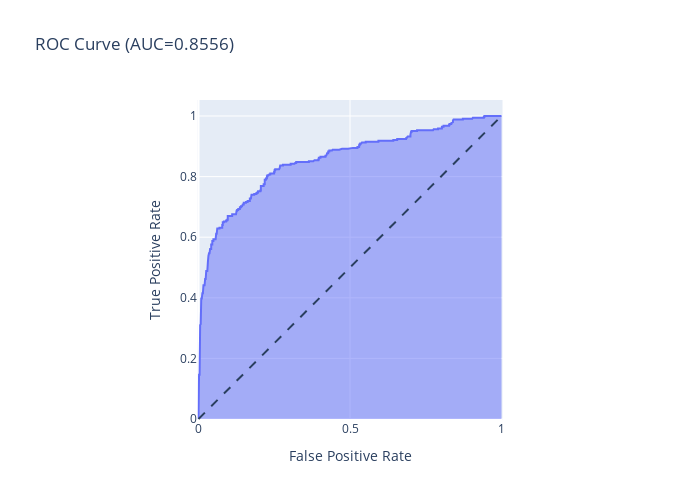

The notebook cell this image was saved under:
### Code cell
roc(model, original_X, original_y).show()

### Figure 1 — Plotly figure (JSON) as saved in the notebook; plotly's stock layout.template omitted (floating-point values rounded to 4 significant figures; data arrays with more than 128 entries replaced by an {"elided": "..."} marker saying what was removed)
{"data": [{"hovertemplate": "False Positive Rate=%{x}<br>True Positive Rate=%{y}<extra></extra>", "legendgroup": "", "line": {"color": "#636efa"}, "mode": "lines", "name": "", "orientation": "v", "showlegend": false, "stackgroup": "1", "type": "scatter", "x": {"elided": "303 float values"}, "xaxis": "x", "y": {"elided": "303 float values"}, "yaxis": "y"}], "layout": {"height": 500, "legend": {"tracegroupgap": 0}, "shapes": [{"line": {"dash": "dash"}, "type": "line", "x0": 0, "x1": 1, "y0": 0, "y1": 1}], "title": {"text": "ROC Curve (AUC=0.8556)"}, "width": 700, "xaxis": {"anchor": "y", "constrain": "domain", "domain": [0, 1], "title": {"text": "False Positive Rate"}}, "yaxis": {"anchor": "x", "domain": [0, 1], "scaleanchor": "x", "scaleratio": 1, "title": {"text": "True Positive Rate"}}}}
